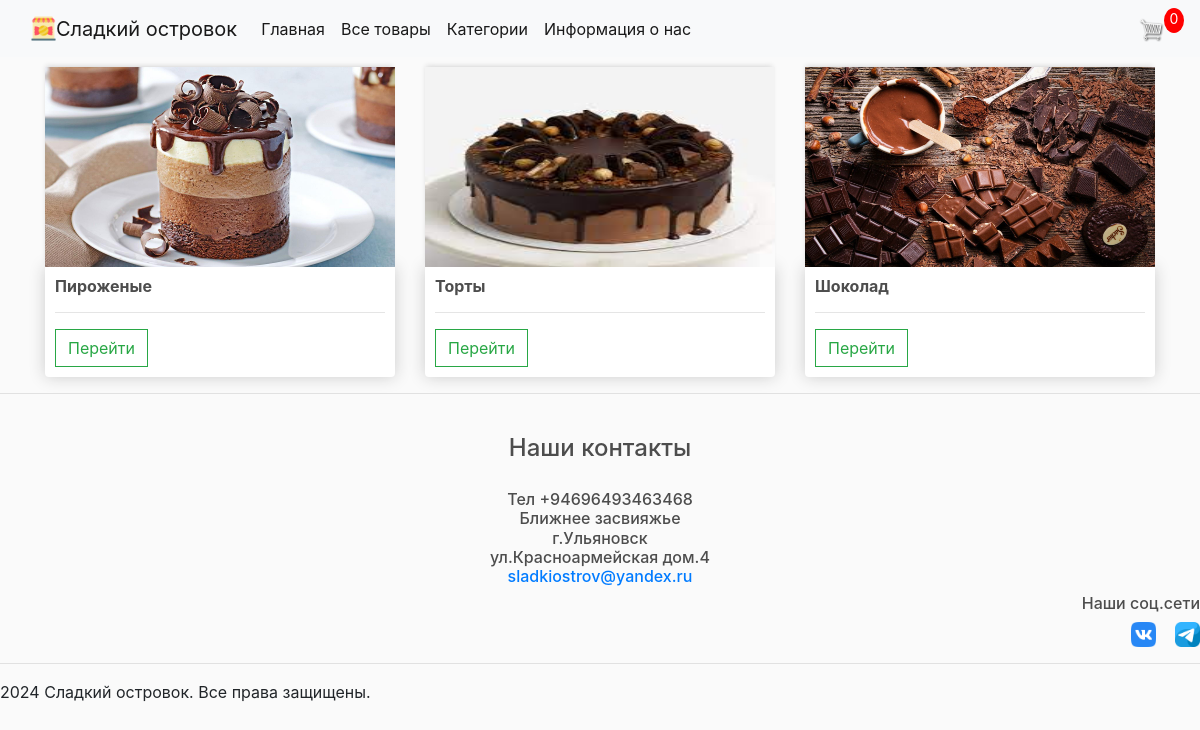
The page /categories/ on the database as committed earlier.
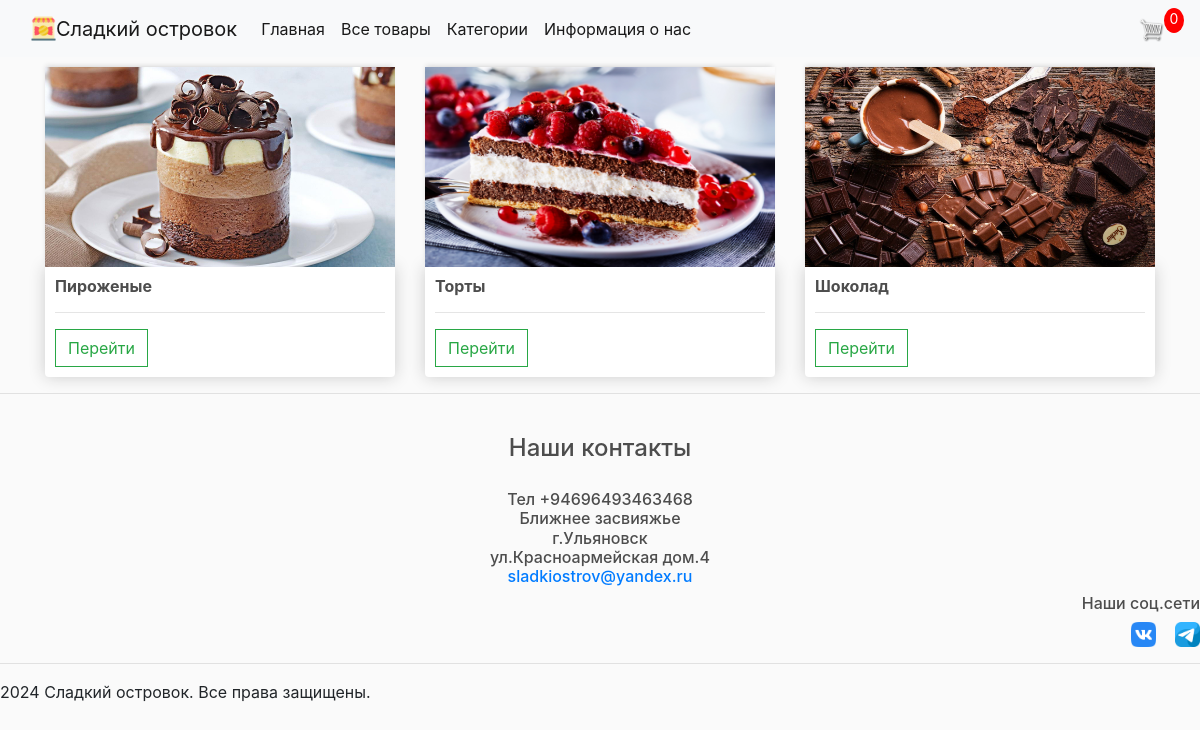
The same page on the database as committed later.
### store/models.py (models this page shows, shortened)
class Category(models.Model):
    name = models.CharField(max_length=50)
    image = models.ImageField(null=True, blank=True)
    @property
    def imageURL(self):
        try:
            url = self.image.url
        except:
            url = ''
        return url

### store/views.py (the view)
# urls.py: path('categories/', views.category_list, name='categories'),
def category_list(request):
    data = cartData(request)
    cartItems = data['cartItems']
    categories = Category.objects.all()
    return render(request, 'store/categories.html', {'categories': categories, 'cartItems': cartItems})

### store/utils.py (called while the page is built, shortened)
def cookieCart(request):
    try:
        cart = json.loads(request.COOKIES['cart'])
    except:
        cart = {}
    print('Cart:', cart)
    items = []
    order = {'get_cart_total': 0, 'get_cart_items': 0, 'shipping': False}
    cartItems = order['get_cart_items']
    return {'cartItems': cartItems, 'order': order, 'items': items}

def cartData(request):
    if request.user.is_authenticated:
        customer = request.user.customer
        order, created = Order.objects.get_or_create(customer=customer, complete=False)
        items = order.orderitem_set.all()
        cartItems = order.get_cart_items
    else:
        cookieData = cookieCart(request)
        cartItems = cookieData['cartItems']
        order = cookieData['order']
        items = cookieData['items']
    return {'cartItems': cartItems, 'order': order, 'items': items}

### store/templates/store/categories.html
{% extends 'store/main.html' %}
{% block content %}
    <div class="row">
        {% for cat in categories%}
            <div class="col-lg-4">
                <img class="thumbnail" src="{{cat.imageURL}}">
                <div class="box-element product">
                    <h6><strong>{{cat.name}}</strong></h6>
                    <hr>
                    <a class="btn btn-outline-success" href="{% url 'get_store_by_cat' cat.id %}">Перейти</a>
                </div>
            </div>
        {% endfor %}
    </div>
{% endblock content %}

Rows that differ between the two databases and show on the page:
changed Category "Торты": imageURL: a different picture
